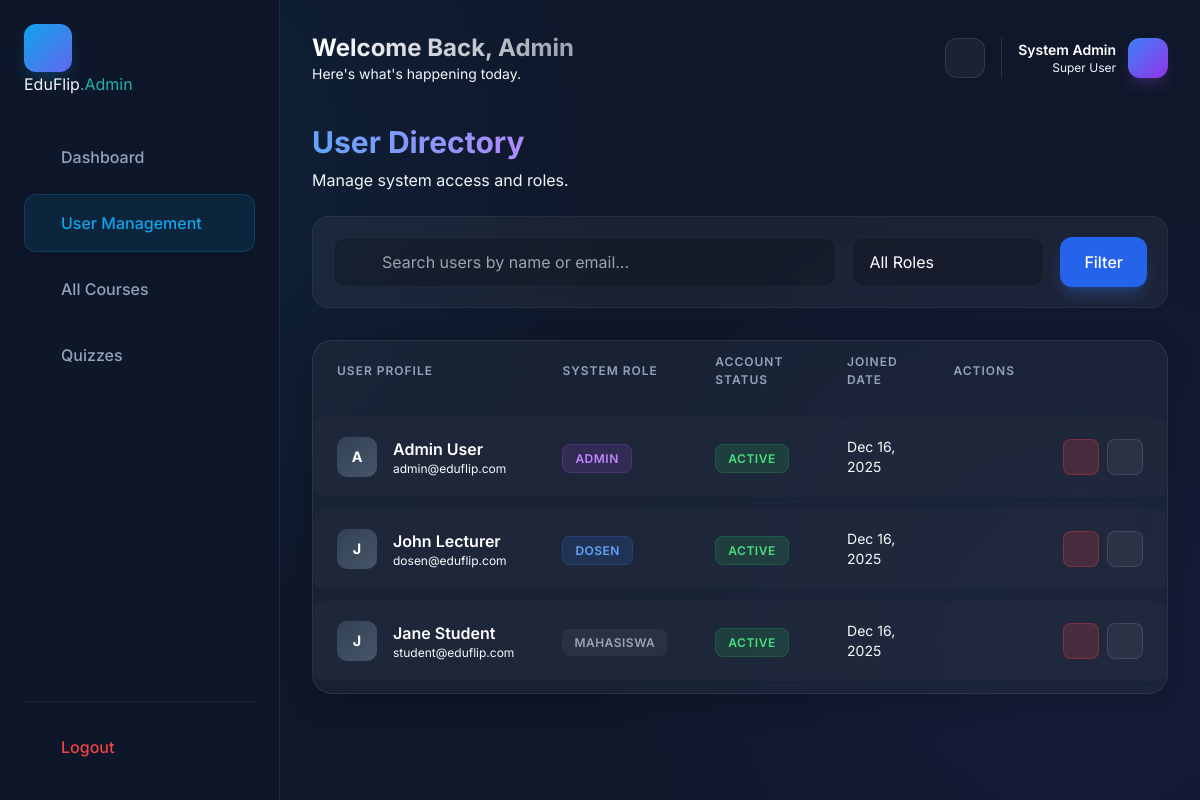
The app's page /web/public/admin/users.php, older data.
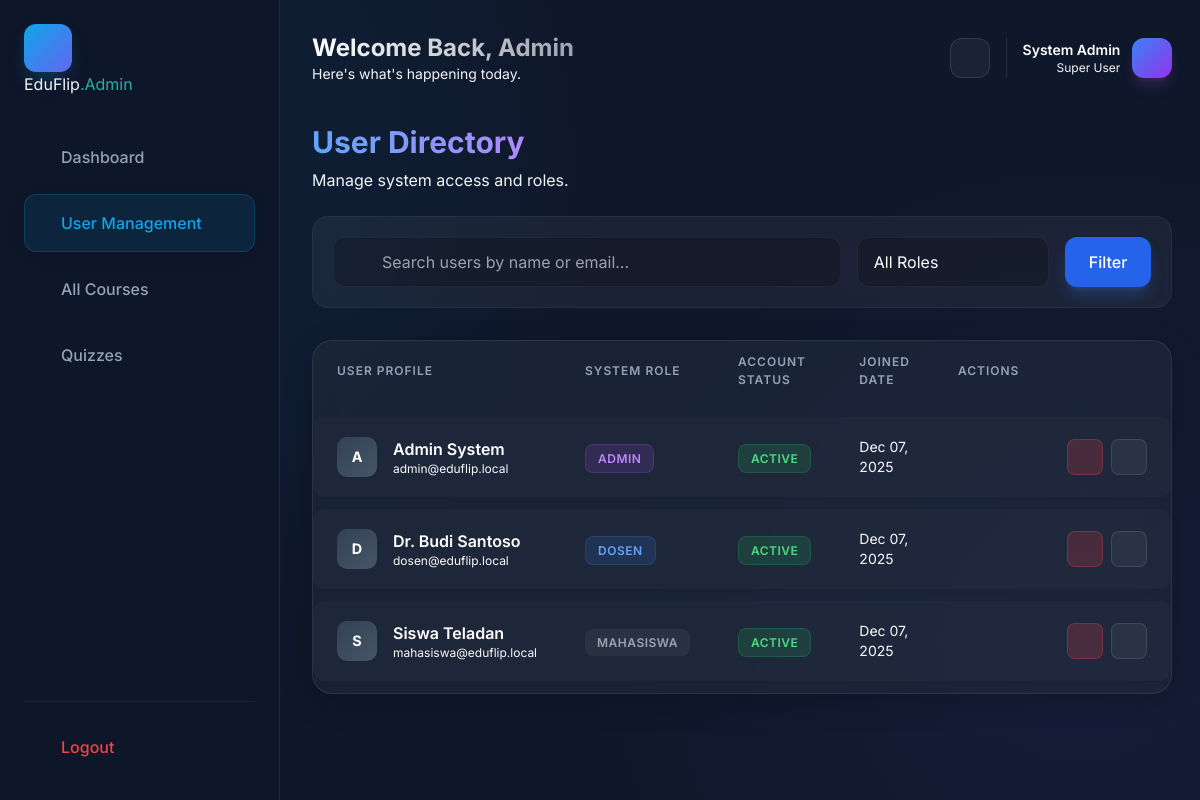
The same page, newer data.
### tables this page shows
CREATE TABLE IF NOT EXISTS users (
    id INT AUTO_INCREMENT PRIMARY KEY,
    full_name VARCHAR(255) NOT NULL,
    email VARCHAR(255) NOT NULL UNIQUE,
    password_hash VARCHAR(255) NOT NULL,
    role ENUM('mahasiswa', 'dosen', 'admin') DEFAULT 'mahasiswa',
    status ENUM('active', 'pending', 'suspended') DEFAULT 'active',
    last_login DATETIME NULL,
    created_at TIMESTAMP DEFAULT CURRENT_TIMESTAMP
);

### web/includes/admin.php (called while the page is built, shortened)
<?php
require_once 'config.php';
function getAllUsers($search = '', $role_filter = '') {
    global $pdo;
    $sql = "SELECT * FROM users WHERE 1=1";
    $params = [];
    $sql .= " ORDER BY created_at DESC";
    $stmt = $pdo->prepare($sql);
    $stmt->execute($params);
    return $stmt->fetchAll(PDO::FETCH_ASSOC);
}
?>

### web/public/admin/users.php (the view, shortened to what this page needs)
<?php
require_once '../../includes/config.php';
require_once '../../includes/admin.php';
include 'includes/header.php';
$search = $_GET['search'] ?? '';
$role = $_GET['role'] ?? '';
$users = getAllUsers($search, $role);
?>
<div class="reveal-element">
    <div class="flex justify-between items-end mb-6">
        <div>
            <h1 class="text-3xl font-bold bg-clip-text text-transparent bg-gradient-to-r from-blue-400 to-purple-400 mb-2">User Directory</h1>
            <p class="text-muted">Manage system access and roles.</p>
        </div>
    </div>
    <div class="p-1 mb-8 bg-white/5 rounded-2xl border border-white/5 backdrop-blur-md">
        <form method="GET" class="flex gap-4 p-4">
            <div class="flex-1">
                <div class="relative group">
                    <input type="text" name="search" class="w-full bg-black/20 border border-white/5 rounded-xl py-3 pl-12 pr-4 text-white focus:outline-none focus:border-blue-500/50 transition" placeholder="Search users by name or email..." value="<?php echo htmlspecialchars($search); ?>">
                </div>
            </div>
            <div class="w-48 relative">
                 <select name="role" class="w-full bg-black/20 border border-white/5 rounded-xl py-3 px-4 text-white appearance-none focus:outline-none focus:border-blue-500/50 cursor-pointer">
                     <option value="">All Roles</option>
                 </select>
            </div>
            <button type="submit" class="bg-blue-600 hover:bg-blue-500 text-white px-6 rounded-xl font-medium transition shadow-lg shadow-blue-500/25">Filter</button>
        </form>
    </div>
    <div class="card-premium overflow-hidden !p-0">
        <div class="overflow-x-auto">
            <table class="premium-table">
                <thead>
                    <tr>
                        <th>User Profile</th>
                        <th>System Role</th>
                        <th>Account Status</th>
                        <th>Joined Date</th>
                        <th class="text-right">Actions</th>
                    </tr>
                </thead>
                <tbody>
                    <?php if (empty($users)): ?>
                        <tr><td colspan="5" class="text-center py-12 text-muted">
                            <i class="ri-user-unfollow-line text-4xl mb-4 block opacity-50"></i>
                            No users found matching your criteria.
                        </td></tr>
                    <?php else: ?>
                        <?php foreach ($users as $user): ?>
                            <tr>
                                <td>
                                    <div class="user-cell">
                                        <div class="user-avatar-small">
                                            <?php echo strtoupper(substr($user['full_name'], 0, 1)); ?>
                                        </div>
                                        <div>
                                            <div class="font-semibold text-white"><?php echo htmlspecialchars($user['full_name']); ?></div>
                                            <div class="text-xs text-muted"><?php echo htmlspecialchars($user['email']); ?></div>
                                        </div>
                                    </div>
                                </td>
                                <td>
                                    <?php
                                    $roleBadge = match($user['role']) {
                                        'admin' => 'badge-purple',
                                        'dosen' => 'badge-blue',
                                        default => 'badge-admin bg-white/5 border-white/10 text-gray-400'
                                    };
                                    ?>
                                    <span class="badge-admin <?php echo $roleBadge; ?>"><?php echo ucfirst($user['role']); ?></span>
                                </td>
                                <td>
                                    <?php
                                    $statusBadge = match($user['status']) {
                                        'active' => 'badge-green',
                                        'suspended' => 'badge-red',
                                        'pending' => 'badge-blue',
                                        default => 'badge-admin'
                                    };
                                    ?>
                                    <span class="badge-admin <?php echo $statusBadge; ?>">
                                        <?php echo ucfirst($user['status']); ?>
                                    </span>
                                </td>
                                <td class="text-sm text-muted">
                                    <?php echo date('M d, Y', strtotime($user['created_at'])); ?>
                                </td>
                                <td class="text-right">
                                <td class="text-right">
                                    <div style="display: flex; align-items: center; justify-content: flex-end; gap: 0.5rem;">
                                        <form method="POST" style="display:inline; margin: 0;">
                                            <?php if ($user['status'] === 'suspended' || $user['status'] === 'pending'): ?>
                                                <button type="submit" name="action" value="activate"
                                                    style="width: 36px; height: 36px; border-radius: 8px; background: rgba(34, 197, 94, 0.2); color: #16a34a; border: 1px solid rgba(34, 197, 94, 0.3); cursor: pointer; display: flex; align-items: center; justify-content: center; transition: all 0.2s; padding: 0;"
                                                    onmouseover="this.style.background='#16a34a'; this.style.color='white';"
                                                    onmouseout="this.style.background='rgba(34, 197, 94, 0.2)'; this.style.color='#16a34a';"
                                                    title="Activate User"
                                                    onclick="return confirm('Activate this user?')">
                                                    <i class="ri-check-line" style="font-size: 1.25rem; line-height: 1;"></i>
                                                </button>
                                            <?php else: ?>
                                                <button type="submit" name="action" value="suspend"
                                                    style="width: 36px; height: 36px; border-radius: 8px; background: rgba(239, 68, 68, 0.2); color: #dc2626; border: 1px solid rgba(239, 68, 68, 0.3); cursor: pointer; display: flex; align-items: center; justify-content: center; transition: all 0.2s; padding: 0;"
                                                    onmouseover="this.style.background='#dc2626'; this.style.color='white';"
                                                    onmouseout="this.style.background='rgba(239, 68, 68, 0.2)'; this.style.color='#dc2626';"
                                                    title="Suspend User"
                                                    onclick="return confirm('Suspend this user?')">
                                                </button>
                                            <?php endif; ?>
                                        </form>
                                        <a href="#"
                                           style="width: 36px; height: 36px; border-radius: 8px; background: rgba(255, 255, 255, 0.05); color: #9ca3af; border: 1px solid rgba(255, 255, 255, 0.1); display: flex; align-items: center; justify-content: center; text-decoration: none; transition: all 0.2s;"
                                           onmouseover="this.style.background='rgba(255, 255, 255, 0.1)'; this.style.color='white';"
                                           onmouseout="this.style.background='rgba(255, 255, 255, 0.05)'; this.style.color='#9ca3af';"
                                           title="Edit">
                                        </a>
                                    </div>
                                </td>
                                </td>
                            </tr>
                        <?php endforeach; ?>
                    <?php endif; ?>
                </tbody>
            </table>
        </div>
    </div>
</div>
<?php include 'includes/footer.php'; ?>

### web/public/admin/includes/header.php (shortened to what this page needs)
<?php
$assets_path = '../assets/';
?>
<!DOCTYPE html>
<html lang="en">
<head>
    <script src="https://cdn.tailwindcss.com"></script>
    <link href="https://cdn.jsdelivr.net/npm/remixicon@3.5.0/fonts/remixicon.css" rel="stylesheet">
    <link rel="stylesheet" href="<?php echo $assets_path; ?>css/main.css?v=<?php echo time(); ?>">
    <link rel="stylesheet" href="<?php echo $assets_path; ?>css/admin.css?v=<?php echo time(); ?>">
</head>
<body>
    <div class="dashboard-container">
        <?php include __DIR__ . '/sidebar.php'; ?>
        <div class="dashboard-main">
            <header class="admin-header">
                <div>
                     <h2 class="text-2xl font-bold bg-clip-text text-transparent bg-gradient-to-r from-white to-gray-400">Welcome Back, Admin</h2>
                     <p class="text-muted text-sm">Here's what's happening today.</p>
                </div>
                <div class="flex items-center gap-4">
                    <button class="w-10 h-10 rounded-xl bg-white/5 border border-white/10 flex items-center justify-center text-gray-400 hover:text-white hover:bg-white/10 transition">
                    </button>
                    <div class="flex items-center gap-3 pl-4 border-l border-white/10">
                        <div class="text-right">
                            <div class="text-sm font-semibold text-white">System Admin</div>
                            <div class="text-xs text-muted">Super User</div>
                        </div>
                        <div class="w-10 h-10 rounded-xl bg-gradient-to-br from-blue-500 to-purple-600 flex items-center justify-center text-white shadow-lg shadow-purple-500/20">
                        </div>
                    </div>
                </div>
            </header>

### web/public/admin/includes/sidebar.php (shortened to what this page needs)
<aside class="dashboard-sidebar">
    <a href="../index.php" class="sidebar-brand">
        <div class="brand-icon">
        </div>
        <div class="brand-text">EduFlip<span style="color: var(--secondary);">.Admin</span></div>
    </a>
    <nav class="sidebar-nav">
        <a href="index.php" class="nav-item <?php echo basename($_SERVER['PHP_SELF']) == 'index.php' ? 'active' : ''; ?>">
            <span>Dashboard</span>
        </a>
        <a href="users.php" class="nav-item <?php echo basename($_SERVER['PHP_SELF']) == 'users.php' ? 'active' : ''; ?>">
            <span>User Management</span>
        </a>
        <a href="courses.php" class="nav-item <?php echo basename($_SERVER['PHP_SELF']) == 'courses.php' ? 'active' : ''; ?>">
            <span>All Courses</span>
        </a>
        <a href="quizzes.php" class="nav-item <?php echo basename($_SERVER['PHP_SELF']) == 'quizzes.php' ? 'active' : ''; ?>">
            <span>Quizzes</span>
        </a>
        <div style="margin-top: auto; border-top: 1px solid rgba(255,255,255,0.05); padding-top: 1rem;">
             <a href="../logout.php" class="nav-item" style="color: #ef4444;">
                <span>Logout</span>
            </a>
        </div>
    </nav>
</aside>

### web/public/admin/includes/footer.php (shortened to what this page needs)
        </div>
    </div>
</body>
</html>

### web/public/assets/css/main.css (style rules this page uses)
:root { --primary: #0f52ba; --secondary: #20b2aa; --accent: #ffd700; --bg-dark: #0f172a; --bg-darker: #020617; --bg-card: #1e293b; --bg-light: #f8fafc; --bg-white: #ffffff; --text-main: #f1f5f9; --text-muted: #94a3b8; --text-dark: #0f172a; --success: #10b981; --warning: #f59e0b; --danger: #ef4444; --font-main: "Inter", system-ui, -apple-system, sans-serif; --container-width: 1200px; --header-height: 80px; --radius-sm: 0.375rem; --radius-md: 0.5rem; --radius-lg: 1rem; --transition: all 0.3s ease; }
*, *::before, *::after { margin: 0; padding: 0; box-sizing: border-box; }
body { font-family: var(--font-main); background-color: var(--bg-dark); color: var(--text-main); line-height: 1.6; line-height: 1.6; overflow-x: hidden; width: 100%; }
a { text-decoration: none; color: inherit; transition: var(--transition); }
.flex { display: flex; }
.items-center { align-items: center; }
.justify-between { justify-content: space-between; }
.justify-center { justify-content: center; }
.gap-4 { gap: 2rem; }
.gap-3 { gap: 1.5rem; }
.reveal-element { opacity: 0; transform: translateY(30px); transition: opacity 0.8s ease-out, transform 0.8s ease-out; }
.reveal-element.animate-in { opacity: 1; transform: translateY(0); }

Row changes from the older to the newer data that the page shows:
removed users: full_name "J", full_name "John Lecturer", email "dosen@eduflip.com", role "DOSEN", status "ACTIVE", created_at "Dec 16, 2025"
removed users: full_name "J", full_name "Jane Student", email "student@eduflip.com", role "MAHASISWA", status "ACTIVE", created_at "Dec 16, 2025"
changed users "ADMIN": full_name "Admin User" → "Admin System"; email "admin@eduflip.com" → "admin@eduflip.local"; created_at "Dec 16, 2025" → "Dec 07, 2025"
added users: full_name "D", full_name "Dr. Budi Santoso", email "dosen@eduflip.local", role "DOSEN", status "ACTIVE", created_at "Dec 07, 2025"
added users: full_name "S", full_name "Siswa Teladan", email "mahasiswa@eduflip.local", role "MAHASISWA", status "ACTIVE", created_at "Dec 07, 2025"
